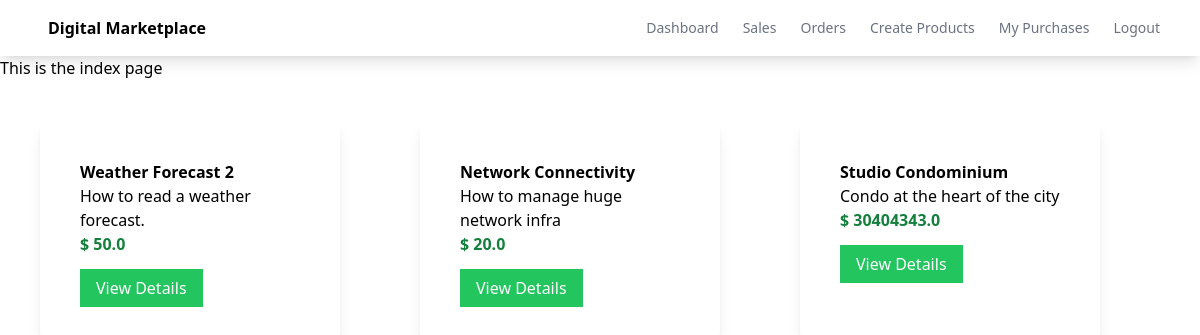
The page / on the database its author committed.
### myapp/models.py (models this page shows, shortened)
class Product(models.Model):
    name = models.CharField(max_length=100)
    description = models.CharField(max_length=100)
    price = models.FloatField()
    file = models.FileField(upload_to='uploads')

### myapp/views.py (the view)
# urls.py: path('', views.index, name='index'),
def index(request):
    products = Product.objects.all()
    return render(request, 'myapp/index.html', {'products':products})

### myapp/templates/myapp/index.html (shortened to what this page needs)
{% extends 'myapp/base.html' %}
{% block body %}
    <h1>This is the index page</h1>
<div class="product-container flex">
    {% for product in products %}
        <div class="product shadow-lg w-1/4 rounded-lg m-10 p-5">
            <div class="p-5">
                <div class="font-bold">
                    {{ product.name }}
                </div>
                <div>
                    {{ product.description }}
                </div>
                <div class="text-green-700 font-bold">
                    $ {{ product.price }}
                </div>
                <div class="mt-5">
                    <a class="bg-green-500 text-white px-4 py-2" href="{% url 'detail' product.id %}">View Details</a>
                </div>
            </div>
        </div>
    {% endfor %}
</div>
{% endblock %}

### rows shown on the page
Product: name "Weather Forecast 2", description "How to read a weather forecast.", price "50.0"
Product: name "Network Connectivity", description "How to manage huge network infra", price "20.0"
Product: name "Studio Condominium", description "Condo at the heart of the city", price "30404343.0"
